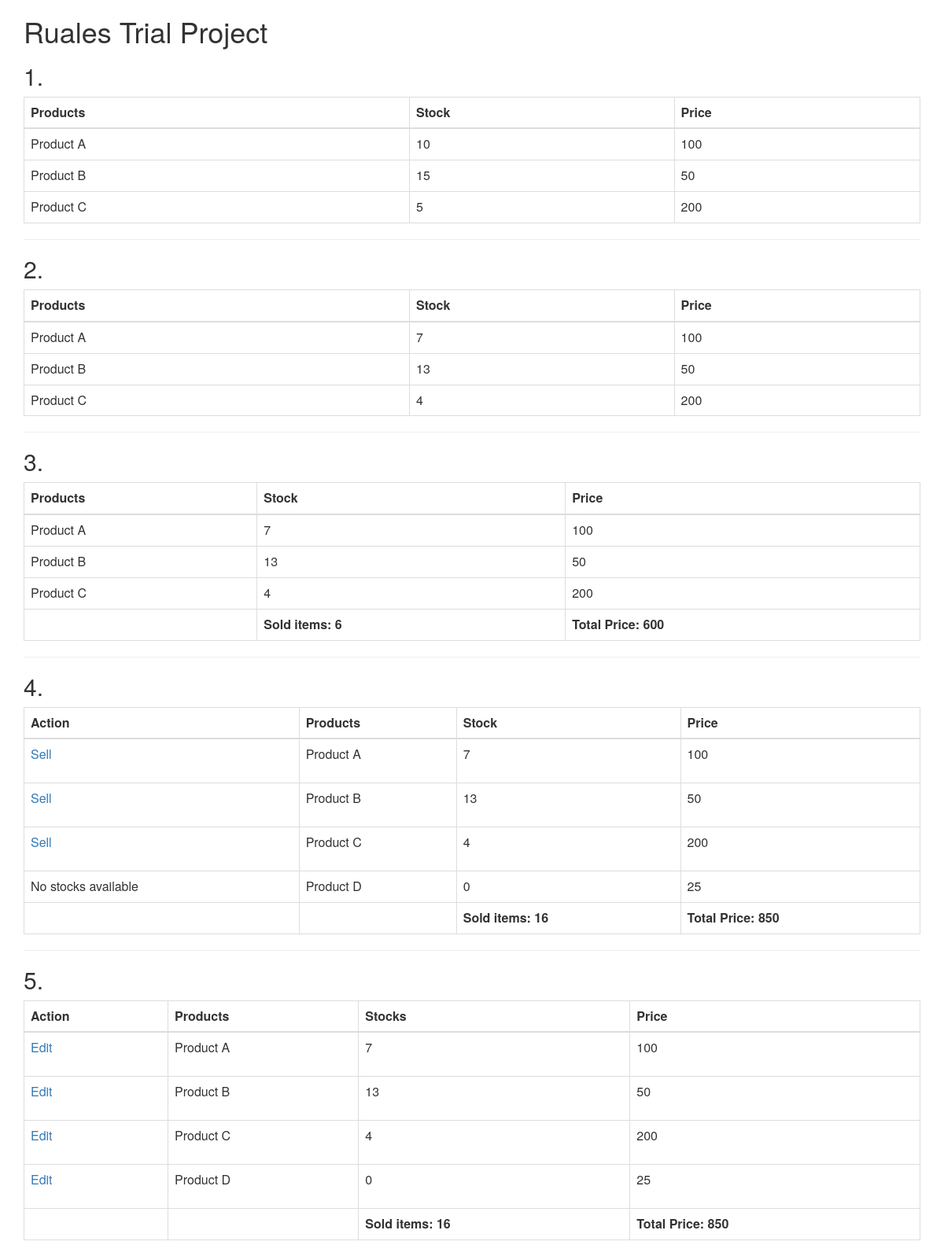
The page / on the database its author committed.
### tables this page shows
CREATE TABLE `details` (
  `id` int(11) NOT NULL,
  `product` varchar(100) NOT NULL,
  `stock` int(11) NOT NULL,
  `remaining_stocks` int(11) NOT NULL,
  `price` int(11) NOT NULL,
  `sold_items` int(11) NOT NULL
);

### connect.php (called while the page is built, shortened)
<?php
class mysql{
	private static $connection 	= NULL;
	private static $prefix 		= '';
	public static function connect(){
		self::$connection = mysqli_connect('localhost', 'root', '', 'trial') or self::debug(mysqli_connect_error());
		return self::$connection;
	}
	public static function select($table, $fields, $where='', $orderby='', $limit=''){
		$row 		= NULL;
		$where 		= (trim($where) != '') ? "WHERE {$where}" : $where;
        $orderby 	= (trim($orderby) != '') ? "ORDER BY {$orderby}" : $orderby;
		$limit 		= (trim($limit) != '') ? "LIMIT {$limit}" : $limit;
		$result 	= mysqli_query(self::connect(), "SELECT {$fields} FROM ".self::$prefix.$table." {$where} {$orderby} {$limit}") or self::debug(mysqli_error(self::$connection));
		while($fetchrow = mysqli_fetch_assoc($result)) $row[] = $fetchrow;
		return $row;
	}
}
?>

### model.php (called while the page is built, shortened)
<?php
    class Model{
        public static function getDetails(){
            $result = mysql::select('details', '*');
            return $result;
        }
        public static function getDetailsSum(){
            $result = mysql::select('details', 'SUM(sold_items) as sold_items');
            return $result;
        }
        public static function countDetailsSum(){
            $result  = self::getDetailsSum();
            return $result[0]['sold_items'];
        }
        public static function getDetailsSumUpToC(){
            $result = mysql::select('details', 'SUM(sold_items) as sold_items', "product != 'Product D'");
            return $result;
        }
        public static function countDetailsSumUpToC(){
            $result  = self::getDetailsSumUpToC();
            return $result[0]['sold_items'];
        }
        public static function getDetailsUpToC(){
            $result = mysql::select('details', '*', "product != 'Product D'");
            return $result;
        }
    }
?>

### index.php (the view, shortened to what this page needs)
<?php
include('connect.php');
include('model.php');
?>
<link rel="stylesheet" href="https://maxcdn.bootstrapcdn.com/bootstrap/3.4.1/css/bootstrap.min.css">
<div class="container">
	<h1>Ruales Trial Project</h1>
	<h2>1.</h2>
	<table class="table table-bordered">
	   <thead>
	        <tr>
	            <th>Products</th>
	            <th>Stock</th>
	            <th>Price</th>
	        </tr>
	    </thead>
	    <tbody>
	        <?php
	            $data['details'] = model::getDetailsUpToC();
	            if(is_array($data['details'])){
	                foreach($data['details'] as $key => $value){
	                    echo '  <tr>
	                                <td class="border border-l-0 border-r-0 px-4 py-2">'.$value['product'].'</td>
	                                <td class="border border-l-0 border-r-0 px-4 py-2">'.$value['stock'].'</td>
	                                <td class="border border-l-0 border-r-0 px-4 py-2">'.$value['price'].'</td>
	                            </tr>';
	                }
	            }else{
	                echo '  <tr>
	                            <td colspan="3" class="border border-l-0 border-r-0 px-4 py-2">No data yet.</td>
	                        </tr>';
	            }
	        ?>
	    </tbody>
	</table>
	<hr>
	<h2>2.</h2>
	<table class="table table-bordered">
	   <thead>
	        <tr>
	            <th>Products</th>
	            <th>Stock</th>
	            <th>Price</th>
	        </tr>
	    </thead>
	    <tbody>
	        <?php
	            $data['details'] = model::getDetailsUpToC();
	            if(is_array($data['details'])){
	                foreach($data['details'] as $key => $value){
	                    echo '  <tr>
	                                <td class="border border-l-0 border-r-0 px-4 py-2">'.$value['product'].'</td>
	                                <td class="border border-l-0 border-r-0 px-4 py-2">'.$value['remaining_stocks'].'</td>
	                                <td class="border border-l-0 border-r-0 px-4 py-2">'.$value['price'].'</td>
	                            </tr>';
	                }
	            }else{
	                echo '  <tr>
	                            <td colspan="3" class="border border-l-0 border-r-0 px-4 py-2">No data yet.</td>
	                        </tr>';
	            }
	        ?>
	    </tbody>
	</table>
	<hr>
	<h2>3.</h2>
	<table class="table table-bordered">
	   	<thead>
	        <tr>
	            <th>Products</th>
	            <th>Stock</th>
	            <th>Price</th>
	        </tr>
	    </thead>
	    <tbody>
	        <?php
	        	$total_price   = array();
	            $data['details'] = model::getDetailsUpToC();
	            if(is_array($data['details'])){
	                foreach($data['details'] as $key => $value){
	                	$total_sold    = model::countDetailsSumUpToC();
	                	$price         = $value['sold_items'] * $value['price'];
	                	$total_price[] = $price;
	                    echo '  <tr>
	                                <td class="border border-l-0 border-r-0 px-4 py-2">'.$value['product'].'</td>
	                                <td class="border border-l-0 border-r-0 px-4 py-2">'.$value['remaining_stocks'].'</td>
	                                <td class="border border-l-0 border-r-0 px-4 py-2">'.$value['price'].'</td>
	                            </tr>';
	                }
	                echo 	'<tr>
					        	<th></th>
					        	<th>Sold items: '.$total_sold.'</th>
					        	<th>Total Price: '.array_sum($total_price).'</th>
					        </tr>';
	            }else{
	                echo '  <tr>
	                            <td colspan="3" class="border border-l-0 border-r-0 px-4 py-2">No data yet.</td>
	                        </tr>';
	            }
	        ?>
	    </tbody>
	</table>
	<hr>
	<h2>4.</h2>
	<table class="table table-bordered">
	   	<thead>
	        <tr>
	        	<th>Action</th>
	            <th>Products</th>
	            <th>Stock</th>
	            <th>Price</th>
	        </tr>
	    </thead>
	    <tbody>
	        <?php
	        	$total_price   = array();
	            $data['details'] = model::getDetails();
	            if(is_array($data['details'])){
	                foreach($data['details'] as $key => $value){
	                	$total_sold    = model::countDetailsSum();
	                	$value['remaining_stocks'] == 0 ? $total_stock = 0 : $total_stock = $value['remaining_stocks'];
	                	$price         = $value['sold_items'] * $value['price'];
	                	$total_price[] = $price;
	                    echo '  <tr>';
	                    			if($total_stock == 0){
	                    				echo "	<td>No stocks available</td>";
	                    			}else{
	                    				echo '	<td>
	                    							<form method="POST">
                                           				<a href="sell.php?id='.$value['id'].'" title="Sell">Sell</a>
                                        			</form></td>';
	                    			}
	                          echo '<td class="border border-l-0 border-r-0 px-4 py-2">'.$value['product'].'</td>
	                                <td class="border border-l-0 border-r-0 px-4 py-2">'.$value['remaining_stocks'].'</td>
	                                <td class="border border-l-0 border-r-0 px-4 py-2">'.$value['price'].'</td>
	                            </tr>';
	                }
	                echo 	'<tr>
					        	<th></th>
					        	<th></th>
					        	<th>Sold items: '.$total_sold.'</th>
					        	<th>Total Price: '.array_sum($total_price).'</th>
					        </tr>';
	            }else{
	                echo '  <tr>
	                            <td colspan="3" class="border border-l-0 border-r-0 px-4 py-2">No data yet.</td>
	                        </tr>';
	            }
	        ?>
	    </tbody>
	</table>
	<hr>
	<h2>5.</h2>
	<table class="table table-bordered">
	   	<thead>
	        <tr>
	        	<th>Action</th>
	            <th>Products</th>
	            <th>Stocks</th>
	            <th>Price</th>
	        </tr>
	    </thead>
	    <tbody>
	        <?php
	        	$total_price   = array();
	            $data['details'] = model::getDetails();
	            if(is_array($data['details'])){
	                foreach($data['details'] as $key => $value){
	                	$total_sold    = model::countDetailsSum();
	                	$price         = $value['sold_items'] * $value['price'];
	                	$total_price[] = $price;
	                    echo '  <tr>
	                    			<td class="border border-l-0 border-r-0 px-4 py-2">
	                    				<form method="POST">
                                           	<a href="update.php?id='.$value['id'].'" title="Edit">Edit</a>
                                        </form>
                                    </td>
	                                <td class="border border-l-0 border-r-0 px-4 py-2">'.$value['product'].'</td>
	                                <td class="border border-l-0 border-r-0 px-4 py-2">'.$value['remaining_stocks'].'</td>
	                                <td class="border border-l-0 border-r-0 px-4 py-2">'.$value['price'].'</td>
	                            </tr>';
	                }
	                echo 	'<tr>
					        	<th></th>
					        	<th></th>
					        	<th>Sold items: '.$total_sold.'</th>
					        	<th>Total Price: '.array_sum($total_price).'</th>
					        </tr>';
	            }else{
	                echo '  <tr>
	                            <td colspan="3" class="border border-l-0 border-r-0 px-4 py-2">No data yet.</td>
	                        </tr>';
	            }
	        ?>
	    </tbody>
	</table>
</div>

### rows shown on the page
details: product "Product A", stock "10", price "100", remaining_stocks "7"
details: product "Product B", stock "15", price "50", remaining_stocks "13"
details: product "Product C", stock "5", price "200", remaining_stocks "4"
details: shows "No stocks available", product "Product D", remaining_stocks "0", price "25"

### other values the page prints
$total_sold "6"
array_sum($total_price) "600"
$total_sold "16"
array_sum($total_price) "850"
